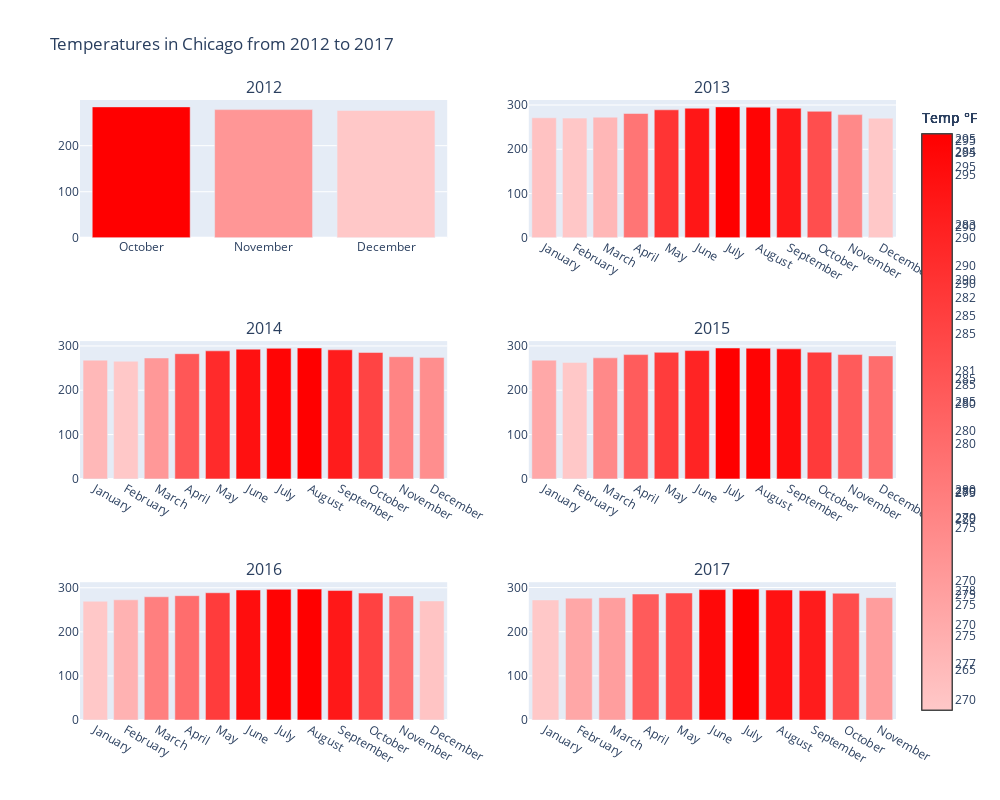

Notebook code for this chart:
### Markdown cell above
#### Graphics where show the temperature by month from 2012 to 2017

### Code cell
# Graphic of the temperature where the x axis are the months of a year and the y axis are the temperature in Farenheit degrees
fig = make_subplots(rows=3, cols=2, subplot_titles=('2012', '2013', '2014', '2015', '2016', '2017'))
fig.add_trace(graphic(dataframes['temperature_WH'],2012,'Chicago'), row=1, col=1)
fig.add_trace(graphic(dataframes['temperature_WH'],2013,'Chicago'), row=1, col=2)
fig.add_trace(graphic(dataframes['temperature_WH'],2014,'Chicago'), row=2, col=1)
fig.add_trace(graphic(dataframes['temperature_WH'],2015,'Chicago'), row=2, col=2)
fig.add_trace(graphic(dataframes['temperature_WH'],2016,'Chicago'), row=3, col=1)
fig.add_trace(graphic(dataframes['temperature_WH'],2017,'Chicago'), row=3, col=2)

fig.update_layout(
    height=800, width=1000,
    title_text="Temperatures in Chicago from 2012 to 2017",
    showlegend=False
)

fig.show()

### Figure 1 — Plotly figure (JSON) as saved in the notebook; plotly's stock layout.template omitted (floating-point values rounded to 4 significant figures)
{"data": [{"marker": {"color": [284.2, 278.3, 276.4], "colorbar": {"title": {"text": "Temp °F"}}, "colorscale": [[0, "rgb(255,200,200)"], [1, "rgb(255,0,0)"]]}, "name": "Temperature 2012", "type": "bar", "x": ["October", "November", "December"], "xaxis": "x", "y": [284.2, 278.3, 276.4], "yaxis": "y"}, {"marker": {"color": [271.2, 270.4, 272.5, 280.9, 289.2, 292.9, 295.8, 295.3, 292.8, 285.9, 278.3, 270.4], "colorbar": {"title": {"text": "Temp °F"}}, "colorscale": [[0, "rgb(255,200,200)"], [1, "rgb(255,0,0)"]]}, "name": "Temperature 2013", "type": "bar", "x": ["January", "February", "March", "April", "May", "June", "July", "August", "September", "October", "November", "December"], "xaxis": "x2", "y": [271.2, 270.4, 272.5, 280.9, 289.2, 292.9, 295.8, 295.3, 292.8, 285.9, 278.3, 270.4], "yaxis": "y2"}, {"marker": {"color": [268.0, 265.6, 272.8, 282.5, 288.9, 292.8, 294.6, 295.3, 291.2, 285.3, 275.6, 274.2], "colorbar": {"title": {"text": "Temp °F"}}, "colorscale": [[0, "rgb(255,200,200)"], [1, "rgb(255,0,0)"]]}, "name": "Temperature 2014", "type": "bar", "x": ["January", "February", "March", "April", "May", "June", "July", "August", "September", "October", "November", "December"], "xaxis": "x3", "y": [268.0, 265.6, 272.8, 282.5, 288.9, 292.8, 294.6, 295.3, 291.2, 285.3, 275.6, 274.2], "yaxis": "y3"}, {"marker": {"color": [267.9, 262.7, 273.0, 280.3, 285.5, 289.4, 295.3, 294.7, 293.3, 285.8, 280.5, 277.4], "colorbar": {"title": {"text": "Temp °F"}}, "colorscale": [[0, "rgb(255,200,200)"], [1, "rgb(255,0,0)"]]}, "name": "Temperature 2015", "type": "bar", "x": ["January", "February", "March", "April", "May", "June", "July", "August", "September", "October", "November", "December"], "xaxis": "x4", "y": [267.9, 262.7, 273.0, 280.3, 285.5, 289.4, 295.3, 294.7, 293.3, 285.8, 280.5, 277.4], "yaxis": "y4"}, {"marker": {"color": [269.5, 272.6, 279.5, 282.0, 288.7, 295.0, 296.5, 296.9, 293.7, 287.9, 281.5, 270.1], "colorbar": {"title": {"text": "Temp °F"}}, "colorscale": [[0, "rgb(255,200,200)"], [1, "rgb(255,0,0)"]]}, "name": "Temperature 2016", "type": "bar", "x": ["January", "February", "March", "April", "May", "June", "July", "August", "September", "October", "November", "December"], "xaxis": "x5", "y": [269.5, 272.6, 279.5, 282.0, 288.7, 295.0, 296.5, 296.9, 293.7, 287.9, 281.5, 270.1], "yaxis": "y5"}, {"marker": {"color": [271.8, 275.9, 277.1, 285.2, 287.5, 295.3, 296.4, 294.2, 293.0, 287.1, 277.1], "colorbar": {"title": {"text": "Temp °F"}}, "colorscale": [[0, "rgb(255,200,200)"], [1, "rgb(255,0,0)"]]}, "name": "Temperature 2017", "type": "bar", "x": ["January", "February", "March", "April", "May", "June", "July", "August", "September", "October", "November"], "xaxis": "x6", "y": [271.8, 275.9, 277.1, 285.2, 287.5, 295.3, 296.4, 294.2, 293.0, 287.1, 277.1], "yaxis": "y6"}], "layout": {"annotations": [{"font": {"size": 16}, "showarrow": false, "text": "2012", "x": 0.225, "xanchor": "center", "xref": "paper", "y": 1, "yanchor": "bottom", "yref": "paper"}, {"font": {"size": 16}, "showarrow": false, "text": "2013", "x": 0.775, "xanchor": "center", "xref": "paper", "y": 1, "yanchor": "bottom", "yref": "paper"}, {"font": {"size": 16}, "showarrow": false, "text": "2014", "x": 0.225, "xanchor": "center", "xref": "paper", "y": 0.6111, "yanchor": "bottom", "yref": "paper"}, {"font": {"size": 16}, "showarrow": false, "text": "2015", "x": 0.775, "xanchor": "center", "xref": "paper", "y": 0.6111, "yanchor": "bottom", "yref": "paper"}, {"font": {"size": 16}, "showarrow": false, "text": "2016", "x": 0.225, "xanchor": "center", "xref": "paper", "y": 0.2222, "yanchor": "bottom", "yref": "paper"}, {"font": {"size": 16}, "showarrow": false, "text": "2017", "x": 0.775, "xanchor": "center", "xref": "paper", "y": 0.2222, "yanchor": "bottom", "yref": "paper"}], "height": 800, "showlegend": false, "title": {"text": "Temperatures in Chicago from 2012 to 2017"}, "width": 1000, "xaxis": {"anchor": "y", "domain": [0, 0.45]}, "xaxis2": {"anchor": "y2", "domain": [0.55, 1]}, "xaxis3": {"anchor": "y3", "domain": [0, 0.45]}, "xaxis4": {"anchor": "y4", "domain": [0.55, 1]}, "xaxis5": {"anchor": "y5", "domain": [0, 0.45]}, "xaxis6": {"anchor": "y6", "domain": [0.55, 1]}, "yaxis": {"anchor": "x", "domain": [0.7778, 1]}, "yaxis2": {"anchor": "x2", "domain": [0.7778, 1]}, "yaxis3": {"anchor": "x3", "domain": [0.3889, 0.6111]}, "yaxis4": {"anchor": "x4", "domain": [0.3889, 0.6111]}, "yaxis5": {"anchor": "x5", "domain": [0, 0.2222]}, "yaxis6": {"anchor": "x6", "domain": [0, 0.2222]}}}
